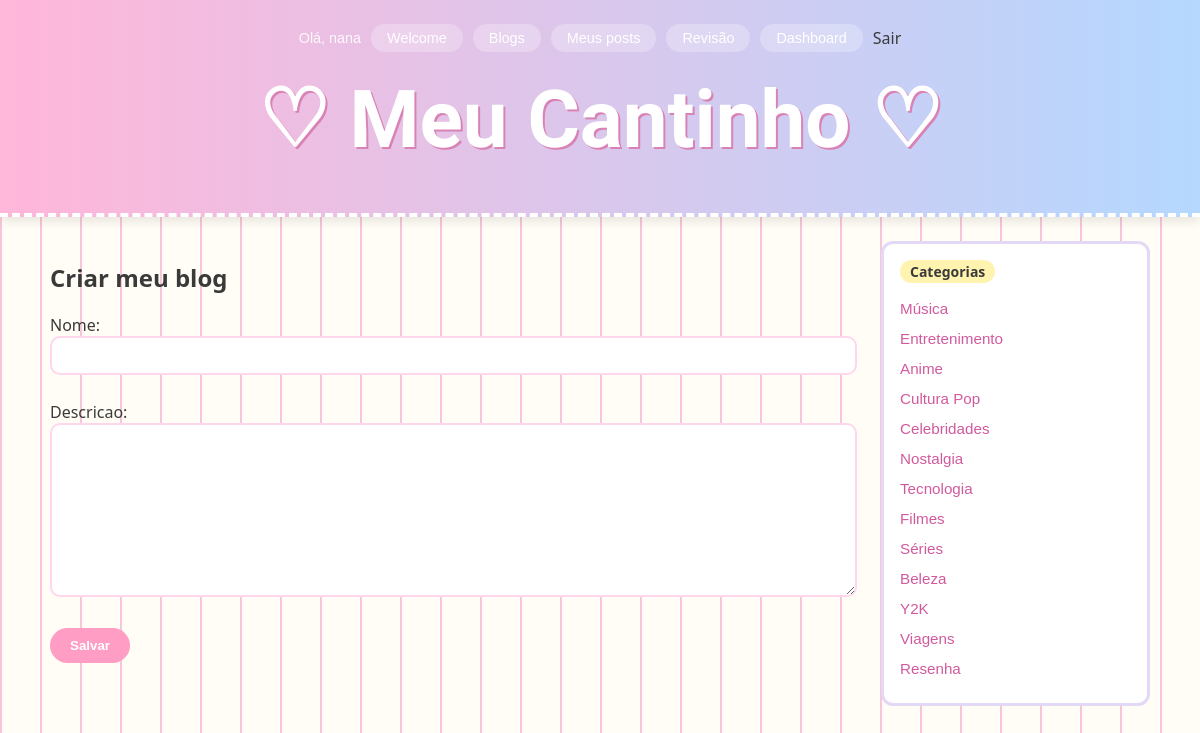
/blogs/novo/ (signed in), run on the app's committed database.
### blog/models.py (models this page shows, shortened)
class Categoria(models.Model):
    nome = models.CharField(max_length=100)
    slug = models.SlugField(max_length=120, unique=True, blank=True)

### blog/views.py (the view)
# urls.py: path('blogs/novo/', views.criar_blog, name='criar_blog'),
@login_required
def criar_blog(request):
    if request.method == 'POST':
        form = BlogForm(request.POST)
        if form.is_valid():
            blog = form.save(commit=False)
            blog.dono = request.user
            blog.save()
            Membro.objects.create(usuario=request.user, blog=blog, papel=Membro.Papel.DONO)
            return redirect('detalhe_blog', slug=blog.slug)
    else:
        form = BlogForm()
    return render(request, 'blog/form_post.html', {'form': form, 'titulo_pagina': 'Criar meu blog'})

### blog/forms.py (shortened to what this page needs)
class BlogForm(forms.ModelForm):
    class Meta:
        model = Blog
        fields = ['nome', 'descricao']

### blog/context_processors.py (called while the page is built)
def sidebar_data(request):
    posts_recentes = Post.objects.filter(
        status=Post.Status.PUBLICADO
    ).order_by('-criado_em')[:5]
    posts_mais_comentados = Post.objects.filter(
        status=Post.Status.PUBLICADO
    ).annotate(
        num_comentarios=Count('comentarios')
    ).order_by('-num_comentarios')[:5]
    categorias = Categoria.objects.all()
    total_posts = Post.objects.filter(status=Post.Status.PUBLICADO).count()
    return {
        'sidebar_posts_recentes': posts_recentes,
        'sidebar_posts_comentados': posts_mais_comentados,
        'sidebar_categorias': categorias,
        'sidebar_total_posts': total_posts,
    }

### blog/templates/blog/form_post.html (shortened to what this page needs)
{% extends 'blog/base.html' %}
{% block content %}
    <h2>{{ titulo_pagina }}</h2>
    <form method="post" enctype="multipart/form-data">
        {{ form.as_p }}
        <button type="submit">Salvar</button>
    </form>
{% endblock %}

### blog/templates/blog/base.html (shortened to what this page needs)
<!DOCTYPE html>
<html lang="pt-br">
<head>
    {% load static %}
    <link rel="stylesheet" href="{% static 'blog/style.css' %}">
</head>
<body>
    <header>
        <nav>
            {% if user.is_authenticated %}
                <span class="saudacao">Olá, {{ user.username }}</span>
                <a href="{% url 'welcome' %}">Welcome</a>
                <a href="{% url 'lista_blogs' %}">Blogs</a>
                <a href="{% url 'meus_posts' %}">Meus posts</a>
                <a href="{% url 'revisao' %}">Revisão</a>
                <a href="{% url 'dashboard' %}">Dashboard</a>
                <form method="post" action="{% url 'logout' %}" style="display:inline">
                    <button type="submit" class="btn-sair">Sair</button>
                </form>
            {% else %}
                <a href="{% url 'welcome' %}">Welcome</a>
                <a href="{% url 'lista_blogs' %}">Blogs</a>
                <a href="{% url 'login' %}">Entrar</a>
            {% endif %}
        </nav>
        <h1><a href="{% url 'lista_posts' %}">♡ Meu Cantinho ♡</a></h1>
    </header>
    <main class="layout">
        <div class="conteudo">
            {% block content %}{% endblock %}
        </div>
        <aside class="sidebar">
            <div class="widget">
                <h3>Categorias</h3>
                <ul>
                    {% for cat in sidebar_categorias %}
                        <li><a href="{% url 'posts_por_categoria' cat.id %}">{{ cat.nome }}</a></li>
                    {% endfor %}
                </ul>
            </div>

### blog/static/blog/style.css (style rules this page uses)
body { margin: 0; font-family: 'Quicksand', sans-serif; background: linear-gradient(180deg, #cdeffd 0%, #f9dfe8 50%, #e8d5f7 100%); background-attachment: fixed; color: #4a3b52; }
header { background: linear-gradient(90deg, #ffb6d9, #b5d8ff); padding: 24px; text-align: center; border-bottom: 4px dashed #ffffff; box-shadow: 0 4px 10px rgba(0,0,0,0.1); }
header h1 a { color: #ffffff; text-decoration: none; font-family: "Henny Penny", system-ui; font-size: 5rem; text-shadow: 2px 2px 0 #d982b5; }
main { max-width: 700px; margin: 30px auto; padding: 0 20px; }
form input, form textarea { width: 100%; box-sizing: border-box; padding: 10px; margin-bottom: 10px; border: 2px solid #ffd6ec; border-radius: 10px; font-family: 'Quicksand', sans-serif; }
button { background: #ff9dc4; color: white; border: none; padding: 10px 20px; border-radius: 20px; cursor: pointer; font-weight: bold; }
:root { --cor-fundo: #FFFDF5; --cor-rosa: #F7C6D9; --cor-amarelo: #FFF3B0; --cor-verde: #C9EFC9; --cor-lilas: #E3D9F7; --cor-texto: #3A3A3A; --borda-fofa: 12px; }
body { background-color: var(--cor-fundo); background-image: repeating-linear-gradient( 90deg, var(--cor-rosa) 0px, var(--cor-rosa) 2px, transparent 2px, transparent 40px ); color: var(--cor-texto); font-family: system-ui, sans-serif; margin: 0; }
header h1 { font-family: "Henny Penny", system-ui; }
.layout { display: grid; grid-template-columns: 3fr 1fr; gap: 24px; max-width: 1100px; margin: 0 auto; padding: 24px; }
.widget { background: #fff; border: 3px solid var(--cor-lilas); border-radius: var(--borda-fofa); padding: 16px; margin-bottom: 16px; }
.widget h3 { margin-top: 0; background: var(--cor-amarelo); display: inline-block; padding: 2px 10px; border-radius: 20px; font-size: 14px; }
nav { display: flex; justify-content: center; align-items: center; gap: 10px; flex-wrap: wrap; margin-bottom: 12px; }
nav a, nav .saudacao { font-family: 'Quicksand', sans-serif; font-size: 0.9rem; color: #ffffff; }
nav a { background: rgba(255, 255, 255, 0.25); padding: 6px 16px; border-radius: 20px; text-decoration: none; transition: background 0.2s ease; }
nav .saudacao { opacity: 0.9; }
.widget ul { list-style: none; padding-left: 0; margin: 0; }
.widget li { margin-bottom: 8px; }
.widget a { font-family: 'Quicksand', sans-serif; color: #d15a9e; text-decoration: none; font-size: 0.95rem; }
.btn-sair { background: none; border: none; color: inherit; font: inherit; cursor: pointer; padding: 0; text-decoration: none; }

### data on the page
Categoria: nome "Música"
Categoria: nome "Entretenimento"
Categoria: nome "Anime"
Categoria: nome "Cultura Pop"
Categoria: nome "Celebridades"
Categoria: nome "Nostalgia"
Categoria: nome "Tecnologia"
Categoria: nome "Filmes"
Categoria: nome "Séries"
Categoria: nome "Beleza"
Categoria: nome "Y2K"
Categoria: nome "Viagens"
Categoria: nome "Resenha"

### other printed values
{{ user.username }} "nana"
{{ titulo_pagina }} "Criar meu blog"
